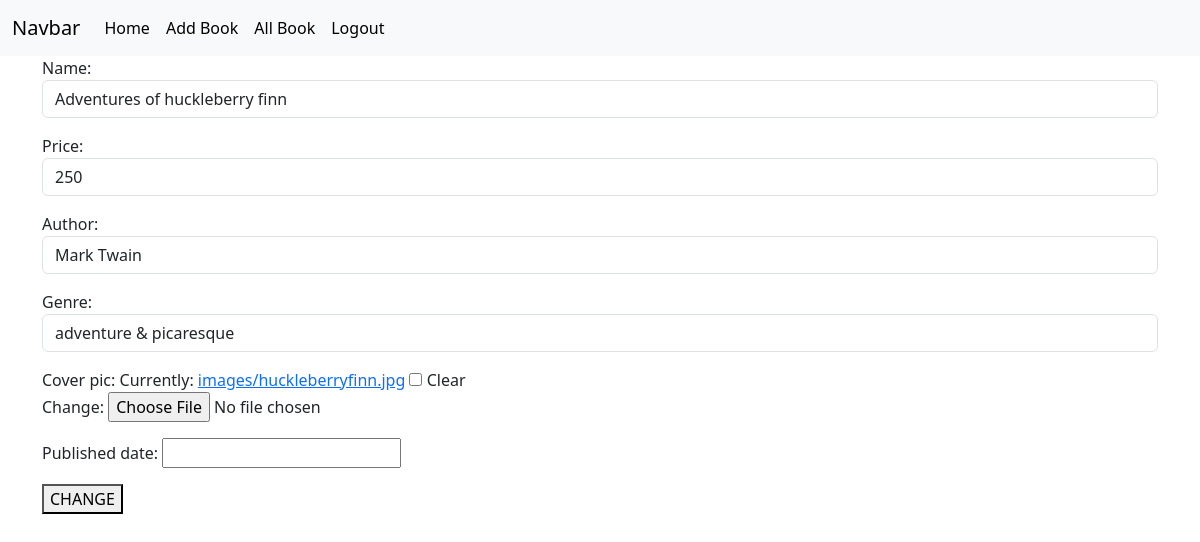
The app's page /books/4/change (signed in) with its own data.
### myappmodels/models.py (models this page shows, shortened)
class Books(models.Model):
    name=models.CharField(max_length=200)
    price=models.PositiveIntegerField()
    author=models.CharField(max_length=200)
    genre=models.CharField(max_length=200)
    cover_pic=models.ImageField(upload_to="images",null=True,blank=True)
    Published_date=models.DateField(null=True,blank=True)

### myappmodels/views.py (the view, shortened to what this page needs)
# urls.py: path('books/<int:pk>/change',views.BookUpdateView.as_view(),name="book-edit"),
@method_decorator(signin_required,name="dispatch")
class BookUpdateView(View):
    def get(self,request,*args,**kwargs):
        id=kwargs.get("pk")
        obj=Books.objects.get(id=id)
        form=BookModelForm(instance=obj)
        return render(request,"book_edit.html",{"form":form})

### myappmodels/forms.py
class BookModelForm(forms.ModelForm):
    class Meta:
        model=Books
        fields="__all__"

### myappmodels/views.py (called while the page is built)
def signin_required(fn):
    def wrapper(request,*args,**kwargs):
        if not request.user.is_authenticated:
            messages.error(request,"invalid session")
            return redirect("signin")
        else:
            return fn(request,*args,**kwargs)
    return wrapper

### myappmodels/templates/book_edit.html (shortened to what this page needs)
{%extends 'base.html'%}
{%block body_block%}
<div class="container">
    <form action="" method="post" enctype="multipart/form-data">
        {{form.as_p}}
        <button type="submit">CHANGE</button>
    </form>
</div>
{%endblock%}

### records on screen
Books: name "Adventures of huckleberry finn", price "250", author "Mark Twain", genre "adventure & picaresque"
